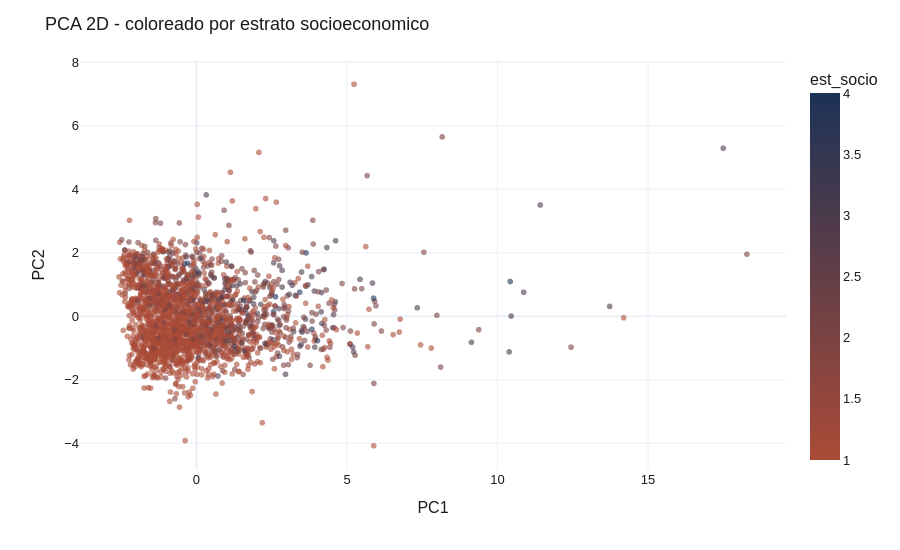

Notebook cell for this chart:
### Markdown cell above
### 8. PCA 2D y visualizacion
PCA es una proyeccion lineal que maximiza varianza. `explained_variance_ratio_` nos dice cuanta informacion conservan los primeros componentes.

### Code cell
from sklearn.preprocessing import StandardScaler
from sklearn.decomposition import PCA

cols_pca = corr_cols
df_pca = df[cols_pca + ["est_socio"]].dropna()
X = StandardScaler().fit_transform(df_pca[cols_pca])
pca = PCA(n_components=2).fit(X)
pcs = pca.transform(X)

print(f"Varianza explicada por PC1: {pca.explained_variance_ratio_[0]:.1%}")
print(f"Varianza explicada por PC2: {pca.explained_variance_ratio_[1]:.1%}")
print(f"Acumulada (2 PC):           {pca.explained_variance_ratio_.sum():.1%}")

df_plot = df_pca.assign(PC1=pcs[:, 0], PC2=pcs[:, 1])
fig = px.scatter(df_plot, x="PC1", y="PC2", color="est_socio",
                 color_continuous_scale=[(0, TERRA), (1, NAVY)],
                 template=PLOTLY_TEMPLATE, opacity=0.6)
fig.update_layout(title="PCA 2D - coloreado por estrato socioeconomico",
                  font=PLOTLY_FONT, width=900, height=550)
fig.show()

### Figure 1 — Plotly figure (JSON) as saved in the notebook; plotly's stock layout.template omitted (floating-point values rounded to 4 significant figures; data arrays with more than 128 entries replaced by an {"elided": "..."} marker saying what was removed)
{"data": [{"hovertemplate": "PC1=%{x}<br>PC2=%{y}<br>est_socio=%{marker.color}<extra></extra>", "legendgroup": "", "marker": {"color": {"elided": "2220 int values"}, "coloraxis": "coloraxis", "opacity": 0.6, "symbol": "circle"}, "mode": "markers", "name": "", "showlegend": false, "type": "scattergl", "x": {"elided": "2220 float values"}, "xaxis": "x", "y": {"elided": "2220 float values"}, "yaxis": "y"}], "layout": {"coloraxis": {"colorbar": {"title": {"text": "est_socio"}}, "colorscale": [[0, "#AA4B37"], [1, "#1C3257"]]}, "font": {"color": "#1A1A1A", "family": "Helvetica, Arial, sans-serif", "size": 13}, "height": 550, "legend": {"tracegroupgap": 0}, "margin": {"t": 60}, "title": {"text": "PCA 2D - coloreado por estrato socioeconomico"}, "width": 900, "xaxis": {"anchor": "y", "domain": [0, 1], "title": {"text": "PC1"}}, "yaxis": {"anchor": "x", "domain": [0, 1], "title": {"text": "PC2"}}}}
